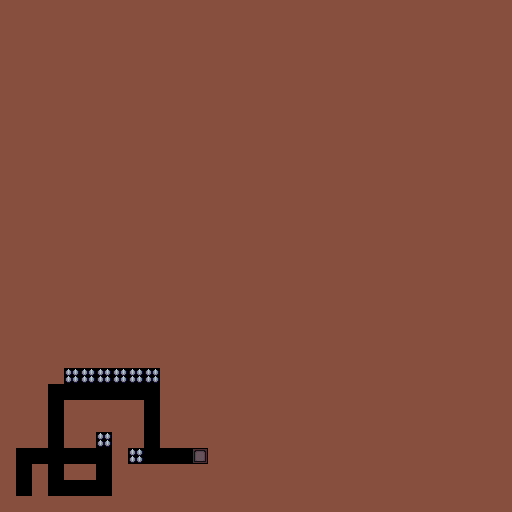

This game map was drawn from its Tiled (.tmx) file and the tilesets committed beside it. A one-line description and the full map source follow:
An orthogonal 32x32 tile map with 16x16 px tiles, 1 tile layer (Tile Layer 1).

<map height="32" infinite="0" nextobjectid="1" orientation="orthogonal" renderorder="right-down" tiledversion="1.1.5" tileheight="16" tilewidth="16" version="1.0" width="32">
 <properties>
  <property name="atlas" value="tileset/TestGrid.atlas" />
  <property name="startx" type="int" value="1" />
  <property name="starty" type="int" value="30" />
 </properties>
 <tileset firstgid="1" source="../tileset/Slime All Tiles.tsx" />
 <layer height="32" name="Tile Layer 1" width="32">
  <data encoding="csv">
1257,1257,1257,1257,1257,1257,1257,1257,1257,1257,1257,1257,1257,1257,1257,1257,1257,1257,1257,1257,1257,1257,1257,1257,1257,1257,1257,1257,1257,1257,1257,1257,
1257,1257,1257,1257,1257,1257,1257,1257,1257,1257,1257,1257,1257,1257,1257,1257,1257,1257,1257,1257,1257,1257,1257,1257,1257,1257,1257,1257,1257,1257,1257,1257,
1257,1257,1257,1257,1257,1257,1257,1257,1257,1257,1257,1257,1257,1257,1257,1257,1257,1257,1257,1257,1257,1257,1257,1257,1257,1257,1257,1257,1257,1257,1257,1257,
1257,1257,1257,1257,1257,1257,1257,1257,1257,1257,1257,1257,1257,1257,1257,1257,1257,1257,1257,1257,1257,1257,1257,1257,1257,1257,1257,1257,1257,1257,1257,1257,
1257,1257,1257,1257,1257,1257,1257,1257,1257,1257,1257,1257,1257,1257,1257,1257,1257,1257,1257,1257,1257,1257,1257,1257,1257,1257,1257,1257,1257,1257,1257,1257,
1257,1257,1257,1257,1257,1257,1257,1257,1257,1257,1257,1257,1257,1257,1257,1257,1257,1257,1257,1257,1257,1257,1257,1257,1257,1257,1257,1257,1257,1257,1257,1257,
1257,1257,1257,1257,1257,1257,1257,1257,1257,1257,1257,1257,1257,1257,1257,1257,1257,1257,1257,1257,1257,1257,1257,1257,1257,1257,1257,1257,1257,1257,1257,1257,
1257,1257,1257,1257,1257,1257,1257,1257,1257,1257,1257,1257,1257,1257,1257,1257,1257,1257,1257,1257,1257,1257,1257,1257,1257,1257,1257,1257,1257,1257,1257,1257,
1257,1257,1257,1257,1257,1257,1257,1257,1257,1257,1257,1257,1257,1257,1257,1257,1257,1257,1257,1257,1257,1257,1257,1257,1257,1257,1257,1257,1257,1257,1257,1257,
1257,1257,1257,1257,1257,1257,1257,1257,1257,1257,1257,1257,1257,1257,1257,1257,1257,1257,1257,1257,1257,1257,1257,1257,1257,1257,1257,1257,1257,1257,1257,1257,
1257,1257,1257,1257,1257,1257,1257,1257,1257,1257,1257,1257,1257,1257,1257,1257,1257,1257,1257,1257,1257,1257,1257,1257,1257,1257,1257,1257,1257,1257,1257,1257,
1257,1257,1257,1257,1257,1257,1257,1257,1257,1257,1257,1257,1257,1257,1257,1257,1257,1257,1257,1257,1257,1257,1257,1257,1257,1257,1257,1257,1257,1257,1257,1257,
1257,1257,1257,1257,1257,1257,1257,1257,1257,1257,1257,1257,1257,1257,1257,1257,1257,1257,1257,1257,1257,1257,1257,1257,1257,1257,1257,1257,1257,1257,1257,1257,
1257,1257,1257,1257,1257,1257,1257,1257,1257,1257,1257,1257,1257,1257,1257,1257,1257,1257,1257,1257,1257,1257,1257,1257,1257,1257,1257,1257,1257,1257,1257,1257,
1257,1257,1257,1257,1257,1257,1257,1257,1257,1257,1257,1257,1257,1257,1257,1257,1257,1257,1257,1257,1257,1257,1257,1257,1257,1257,1257,1257,1257,1257,1257,1257,
1257,1257,1257,1257,1257,1257,1257,1257,1257,1257,1257,1257,1257,1257,1257,1257,1257,1257,1257,1257,1257,1257,1257,1257,1257,1257,1257,1257,1257,1257,1257,1257,
1257,1257,1257,1257,1257,1257,1257,1257,1257,1257,1257,1257,1257,1257,1257,1257,1257,1257,1257,1257,1257,1257,1257,1257,1257,1257,1257,1257,1257,1257,1257,1257,
1257,1257,1257,1257,1257,1257,1257,1257,1257,1257,1257,1257,1257,1257,1257,1257,1257,1257,1257,1257,1257,1257,1257,1257,1257,1257,1257,1257,1257,1257,1257,1257,
1257,1257,1257,1257,1257,1257,1257,1257,1257,1257,1257,1257,1257,1257,1257,1257,1257,1257,1257,1257,1257,1257,1257,1257,1257,1257,1257,1257,1257,1257,1257,1257,
1257,1257,1257,1257,1257,1257,1257,1257,1257,1257,1257,1257,1257,1257,1257,1257,1257,1257,1257,1257,1257,1257,1257,1257,1257,1257,1257,1257,1257,1257,1257,1257,
1257,1257,1257,1257,1257,1257,1257,1257,1257,1257,1257,1257,1257,1257,1257,1257,1257,1257,1257,1257,1257,1257,1257,1257,1257,1257,1257,1257,1257,1257,1257,1257,
1257,1257,1257,1257,1257,1257,1257,1257,1257,1257,1257,1257,1257,1257,1257,1257,1257,1257,1257,1257,1257,1257,1257,1257,1257,1257,1257,1257,1257,1257,1257,1257,
1257,1257,1257,1257,1257,1257,1257,1257,1257,1257,1257,1257,1257,1257,1257,1257,1257,1257,1257,1257,1257,1257,1257,1257,1257,1257,1257,1257,1257,1257,1257,1257,
1257,1257,1257,1257,386,386,386,386,386,386,1257,1257,1257,1257,1257,1257,1257,1257,1257,1257,1257,1257,1257,1257,1257,1257,1257,1257,1257,1257,1257,1257,
1257,1257,1257,0,0,0,0,0,0,0,1257,1257,1257,1257,1257,1257,1257,1257,1257,1257,1257,1257,1257,1257,1257,1257,1257,1257,1257,1257,1257,1257,
1257,1257,1257,0,1257,1257,1257,1257,1257,0,1257,1257,1257,1257,1257,1257,1257,1257,1257,1257,1257,1257,1257,1257,1257,1257,1257,1257,1257,1257,1257,1257,
1257,1257,1257,0,1257,1257,1257,1257,1257,0,1257,1257,1257,1257,1257,1257,1257,1257,1257,1257,1257,1257,1257,1257,1257,1257,1257,1257,1257,1257,1257,1257,
1257,1257,1257,0,1257,1257,386,1257,1257,0,1257,1257,1257,1257,1257,1257,1257,1257,1257,1257,1257,1257,1257,1257,1257,1257,1257,1257,1257,1257,1257,1257,
1257,0,0,0,0,0,0,1257,386,0,0,0,344,1257,1257,1257,1257,1257,1257,1257,1257,1257,1257,1257,1257,1257,1257,1257,1257,1257,1257,1257,
1257,0,1257,0,1257,1257,0,1257,1257,1257,1257,1257,1257,1257,1257,1257,1257,1257,1257,1257,1257,1257,1257,1257,1257,1257,1257,1257,1257,1257,1257,1257,
1257,0,1257,0,0,0,0,1257,1257,1257,1257,1257,1257,1257,1257,1257,1257,1257,1257,1257,1257,1257,1257,1257,1257,1257,1257,1257,1257,1257,1257,1257,
1257,1257,1257,1257,1257,1257,1257,1257,1257,1257,1257,1257,1257,1257,1257,1257,1257,1257,1257,1257,1257,1257,1257,1257,1257,1257,1257,1257,1257,1257,1257,1257
</data>
 </layer>
</map>
